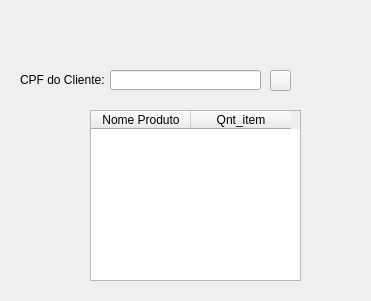
<?xml version="1.0" encoding="UTF-8"?>
<ui version="4.0">
 <class>cesta_cli</class>
 <widget class="QWidget" name="cesta_cli">
  <property name="geometry">
   <rect>
    <x>0</x>
    <y>0</y>
    <width>371</width>
    <height>301</height>
   </rect>
  </property>
  <property name="windowTitle">
   <string>Form</string>
  </property>
  <property name="styleSheet">
   <string notr="true"/>
  </property>
  <widget class="QLabel" name="NameClient">
   <property name="geometry">
    <rect>
     <x>20</x>
     <y>70</y>
     <width>91</width>
     <height>20</height>
    </rect>
   </property>
   <property name="text">
    <string>CPF do Cliente:</string>
   </property>
  </widget>
  <widget class="QLineEdit" name="search_client">
   <property name="geometry">
    <rect>
     <x>110</x>
     <y>70</y>
     <width>151</width>
     <height>20</height>
    </rect>
   </property>
  </widget>
  <widget class="QTableWidget" name="retorno_bd">
   <property name="geometry">
    <rect>
     <x>90</x>
     <y>110</y>
     <width>211</width>
     <height>171</height>
    </rect>
   </property>
   <column>
    <property name="text">
     <string>Nome Produto</string>
    </property>
   </column>
   <column>
    <property name="text">
     <string>Qnt_item</string>
    </property>
   </column>
  </widget>
  <widget class="QPushButton" name="search_button">
   <property name="geometry">
    <rect>
     <x>270</x>
     <y>70</y>
     <width>21</width>
     <height>21</height>
    </rect>
   </property>
   <property name="text">
    <string/>
   </property>
   <property name="icon">
    <iconset>
     <normaloff>pesquisar.png</normaloff>pesquisar.png</iconset>
   </property>
  </widget>
 </widget>
 <resources/>
 <connections/>
</ui>
